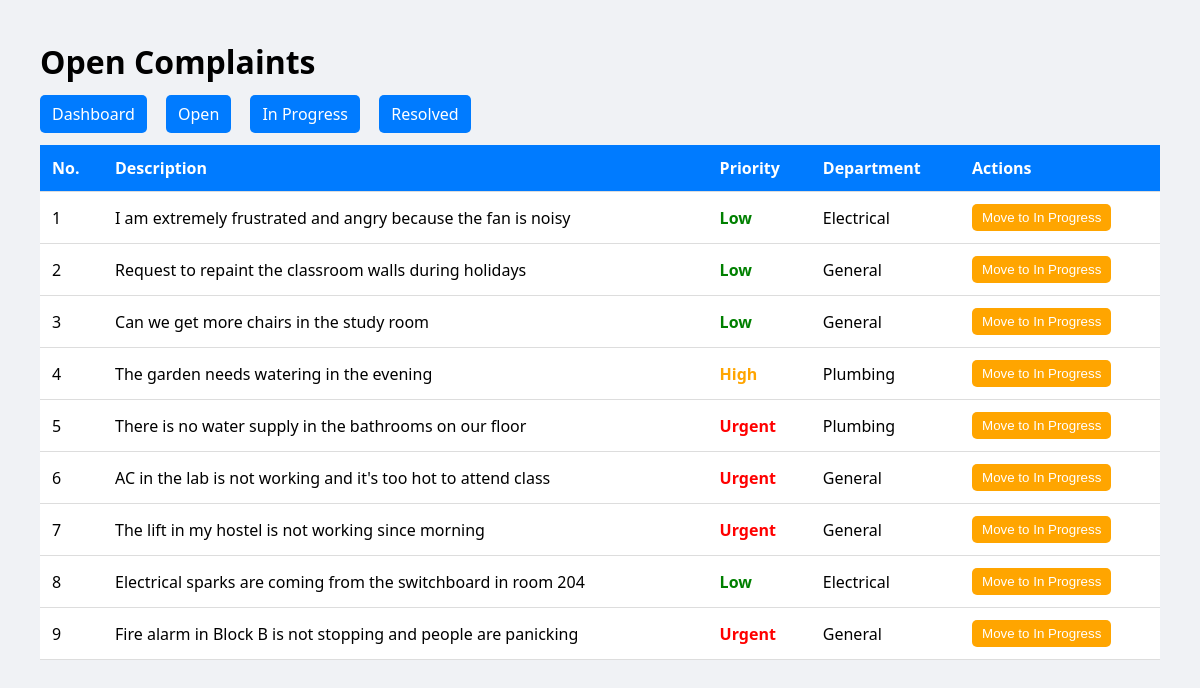
The app's page /open (signed in), older data.
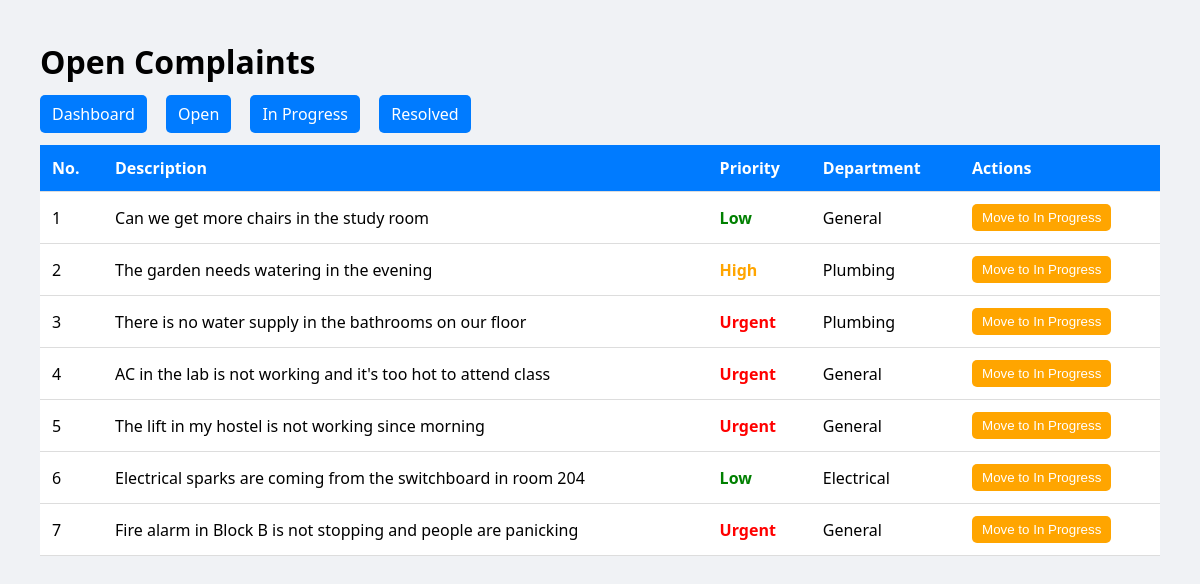
The same page, newer data.
### tables this page shows
CREATE TABLE complaints (
            id INTEGER PRIMARY KEY AUTOINCREMENT,
            description TEXT NOT NULL,
            severity TEXT DEFAULT 'Low',
            status TEXT DEFAULT 'Open',
            department TEXT DEFAULT 'General',
            assigned_to TEXT,
            created_at TIMESTAMP DEFAULT CURRENT_TIMESTAMP
        );

### app.py (the view)
@app.route('/open')
def open_complaints():
    if session.get('user_role') != 'admin':
        return redirect('/login')
    conn = get_db_connection()
    complaints = conn.execute(
        "SELECT * FROM complaints WHERE status = 'Open' ORDER BY created_at DESC"
    ).fetchall()
    conn.close()
    return render_template('status_page.html',
                       complaints=complaints,
                       title="Open Complaints",
                       page_type="open")

### app.py (called while the page is built)
def get_db_connection():
    conn = sqlite3.connect(DB_FILE)
    conn.row_factory = sqlite3.Row
    return conn

### templates/status_page.html (shortened to what this page needs)
<!DOCTYPE html>
<html>
<head>
</head>
<body>
<h1>{{ title }}</h1>
<div class="nav">
    <a href="/admin">Dashboard</a>
    <a href="/open">Open</a>
    <a href="/in-progress">In Progress</a>
    <a href="/resolved">Resolved</a>
</div>
<table>
    <tr>
        <th>No.</th>
        <th>Description</th>
        <th>Priority</th>
        <th>Department</th>
        <th>Actions</th>
    </tr>
    {% for c in complaints %}
    <tr>
        <td>{{ loop.index }}</td>
        <td>{{ c.description }}</td>
        <td class="
            {% if c.severity == 'Urgent' %}urgent
            {% elif c.severity == 'High' %}high
            {% else %}low
            {% endif %}
        ">
            {{ c.severity }}
        </td>
        <td>{{ c.department }}</td>
        <td>
            {% if page_type == "open" %}
                <a href="/update_status/{{ c.id }}/In Progress"
                   onclick="return confirm('Move to In Progress?')">
                    <button class="btn progress">Move to In Progress</button>
                </a>
            {% elif page_type == "progress" %}
                <a href="/update_status/{{ c.id }}/Resolved"
                   onclick="return confirm('Mark as Resolved?')">
                    <button class="btn resolved">Mark as Resolved</button>
                </a>
            {% else %}
                <span style="color: gray;">No actions</span>
            {% endif %}
        </td>
    </tr>
    {% endfor %}
</table>
</body>
</html>

### templates/status_page.html (style rules this page uses)
body { font-family: 'Segoe UI'; background: #f0f2f5; margin: 40px; }
h1 { margin-bottom: 20px; }
.nav a { margin-right: 15px; text-decoration: none; padding: 8px 12px; background: #007bff; color: white; border-radius: 5px; }
table { width: 100%; border-collapse: collapse; background: white; margin-top: 20px; }
th, td { padding: 12px; border-bottom: 1px solid #ddd; text-align: left; }
th { background: #007bff; color: white; }
.urgent { color: red; font-weight: bold; }
.high { color: orange; font-weight: bold; }
.low { color: green; font-weight: bold; }
.btn { padding: 6px 10px; border: none; border-radius: 5px; cursor: pointer; color: white; }
.progress { background: orange; }

Row changes from the older to the newer data that the page shows:
no longer on this page (row edited): complaints: description "I am extremely frustrated and angry because the fan is noisy", severity "Low", department "Electrical"
no longer on this page (row edited): complaints: description "Request to repaint the classroom walls during holidays", severity "Low", department "General"
